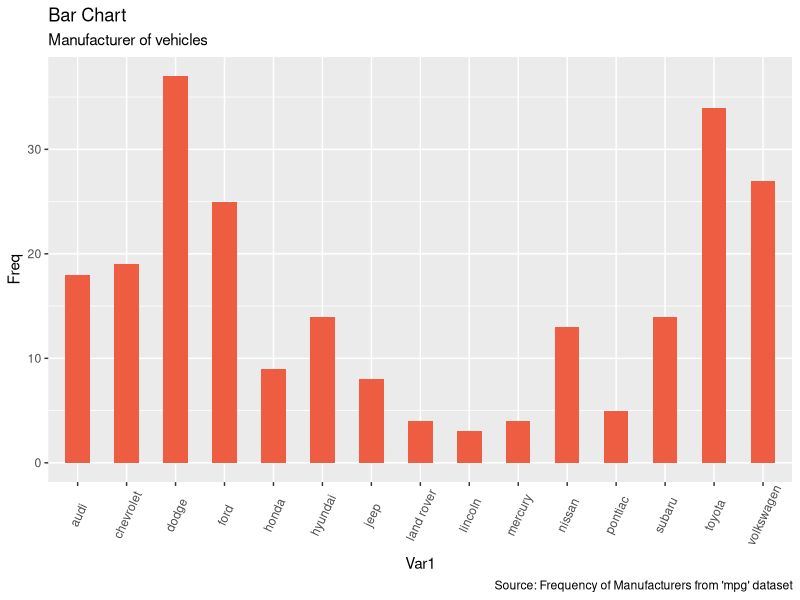

The R source for this figure:
# Bar charts in ggplot
library(ggplot2)
freqtable <- table(mpg$manufacturer)
df <- as.data.frame.table(freqtable)
head(df)
g <- ggplot(df, aes(Var1, Freq))
g + geom_bar(stat="identity", width = 0.5, fill="tomato2") + 
  labs(title="Bar Chart", 
       subtitle="Manufacturer of vehicles", 
       caption="Source: Frequency of Manufacturers from 'mpg' dataset") +
  theme(axis.text.x = element_text(angle=65, vjust=0.6))
